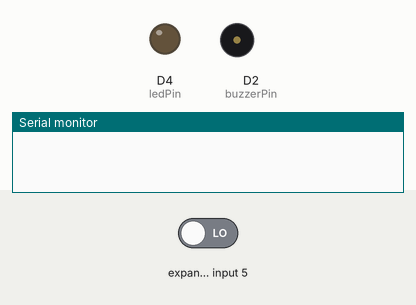
This sketch was run on a simulated Arduino MKR. Parts: output pins drawn as LEDs (lit = HIGH), buzzer (waves = sounding), the last lines printed to the serial monitor. The test bench sets the inputs (shaded band); at power-on: expander input 5 LOW.

Above: at 1.2 s.
1.3 s: expander input 5 driven HIGH
At 2.01 s:
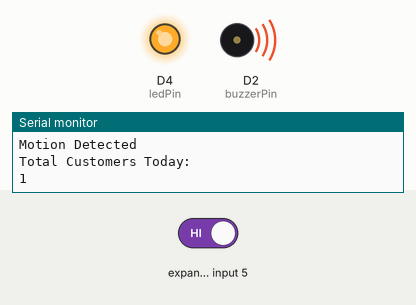
Timing chart, 0 to 4.3 s (numbered marks = the images above; inputs shaded):
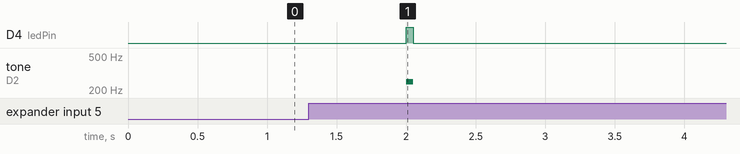

The sketch:

customerCounter.ino
```cpp
#include <ArduinoLowPower.h>

const int ledPin = 4;                // the pin that the LED is attached to
const int motionSensorPin = 1;       // the pin that the infrared sensor is attached to
const int lightSensorPin = A0;       // the pin that the light sensor is attached to
const int buzzerPin = 2;             // the pin that the buzzer is attached to

int lightValue;                      // variable to store the light sensor reading
volatile int customerCount;                   // variable to store the total number of customers for the day

volatile bool motionDetected = false;// variable to store the motion sensor status

void setup() {
  pinMode(ledPin, OUTPUT);           // initialize LED as an output
  pinMode(buzzerPin, OUTPUT);        // initialize buzzer as an output
  pinMode(motionSensorPin, INPUT);   // initialize motion sensor as an input
  pinMode(lightSensorPin, INPUT);    // initialize light sensor as an input
  LowPower.attachInterruptWakeup(digitalPinToInterrupt(motionSensorPin), detectMotion, CHANGE);
}

void loop(){
  if (motionDetected) {             // check if motion is detected
    Serial.println("Motion Detected");

    customerCount += 1;              // increments customerCount
    Serial.println("Total Customers Today: ");
    Serial.println(customerCount);   // displays Customer Count
    //arduino cloud updates <-

    digitalWrite(ledPin, HIGH);     // turn LED ON

    tone(buzzerPin, 250);
    delay(50);                      // Wait
    noTone(buzzerPin);

    digitalWrite(ledPin, LOW);      // turn LED OFF

    Serial.println("Motion stopped");
    motionDetected = false;         // reset motion status
  }
  LowPower.sleep();
}

void detectMotion() {
  lightValue = analogRead(lightSensorPin);
  if (lightValue >= 500) {          // check light level to confirm motion
    motionDetected = true;
  }
}
```

Measured:
- after the input at 1.3 s, D4 (ledPin): LOW → HIGH after 0.70 s, → LOW 0.05 s later; tone on D2 (buzzerPin): silent → 250 Hz after 0.70 s, → silent 0.05 s later
